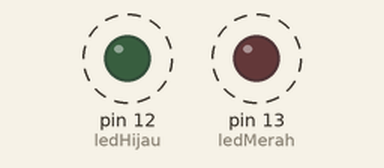
A sketch run on a simulated Arduino Uno, built with avr-gcc and run on an emulated ATmega328P. Shown: output pins drawn as LEDs (lit = HIGH). Dashed ring = blinking.

Above: at 0.2 s.
Timing chart, 0 to 4.6 s (numbered marks = the images above):
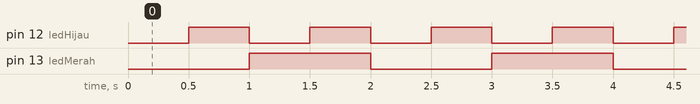

Measured:
- by itself, pin 12 (ledHijau): alternates HIGH for 0.50 s and LOW for 0.50 s
- by itself, pin 13 (ledMerah): alternates HIGH for 1.0 s and LOW for 1.0 s
- by itself, everything shown: repeats every 2.0 s, in 4 steps

The sketch:

modifikasipercobaan6B.ino
```cpp
#include <Arduino.h>

const int ledMerah = 13;
const int ledHijau = 12;
int merahState = LOW;
int hijauState = LOW;
unsigned long previousMillisMerah = 0;
unsigned long previousMillisHijau = 0;
const long intervalMerah = 1000;
const long intervalHijau = 500;

void setup() {
  pinMode(ledMerah, OUTPUT);
  pinMode(ledHijau, OUTPUT);
}

void loop() {
  unsigned long currentMillis = millis();

  if (currentMillis - previousMillisMerah >= intervalMerah) {
    previousMillisMerah = currentMillis;
    merahState = !merahState;
    digitalWrite(ledMerah, merahState);
  }

  if (currentMillis - previousMillisHijau >= intervalHijau) {
    previousMillisHijau = currentMillis;
    hijauState = !hijauState;
    digitalWrite(ledHijau, hijauState);
  }
}
```
